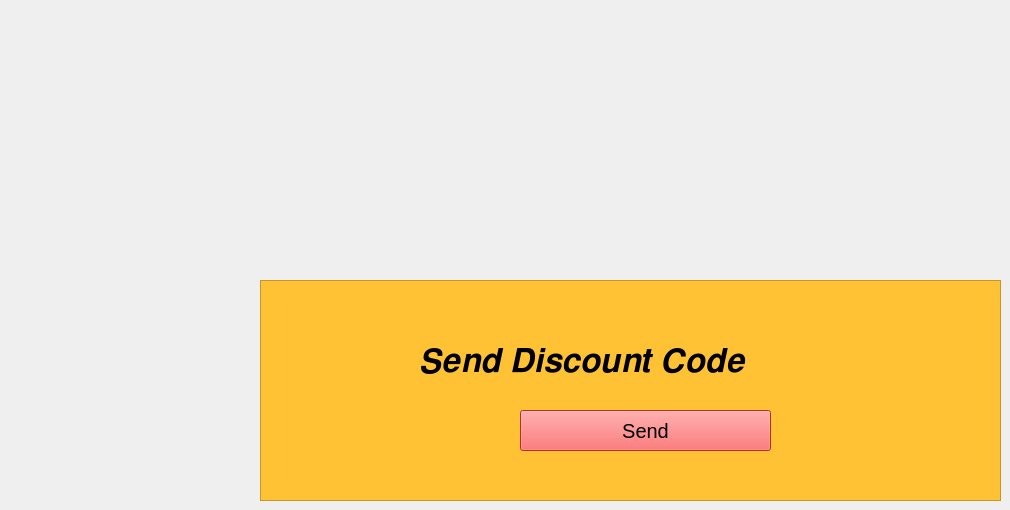
    <widget class="QWidget" name="tab_6">
     <attribute name="title">
      <string>Discount Code</string>
     </attribute>
     <widget class="QFrame" name="frame_9">
      <property name="geometry">
       <rect>
        <x>260</x>
        <y>280</y>
        <width>741</width>
        <height>221</height>
       </rect>
      </property>
      <property name="styleSheet">
       <string notr="true">background-color: rgb(255, 194, 53)</string>
      </property>
      <property name="frameShape">
       <enum>QFrame::StyledPanel</enum>
      </property>
      <property name="frameShadow">
       <enum>QFrame::Raised</enum>
      </property>
      <widget class="QLabel" name="label_11">
       <property name="geometry">
        <rect>
         <x>160</x>
         <y>50</y>
         <width>421</width>
         <height>61</height>
        </rect>
       </property>
       <property name="styleSheet">
        <string notr="true">font-size: 25pt</string>
       </property>
       <property name="text">
        <string>𝑺𝒆𝒏𝒅 𝑫𝒊𝒔𝒄𝒐𝒖𝒏𝒕 𝑪𝒐𝒅𝒆</string>
       </property>
      </widget>
      <widget class="QPushButton" name="pushButton_3">
       <property name="geometry">
        <rect>
         <x>260</x>
         <y>130</y>
         <width>251</width>
         <height>41</height>
        </rect>
       </property>
       <property name="styleSheet">
        <string notr="true">background-color: rgb(255, 66, 66); font-size: 15pt</string>
       </property>
       <property name="text">
        <string>Send</string>
       </property>
      </widget>
     </widget>
    </widget>
